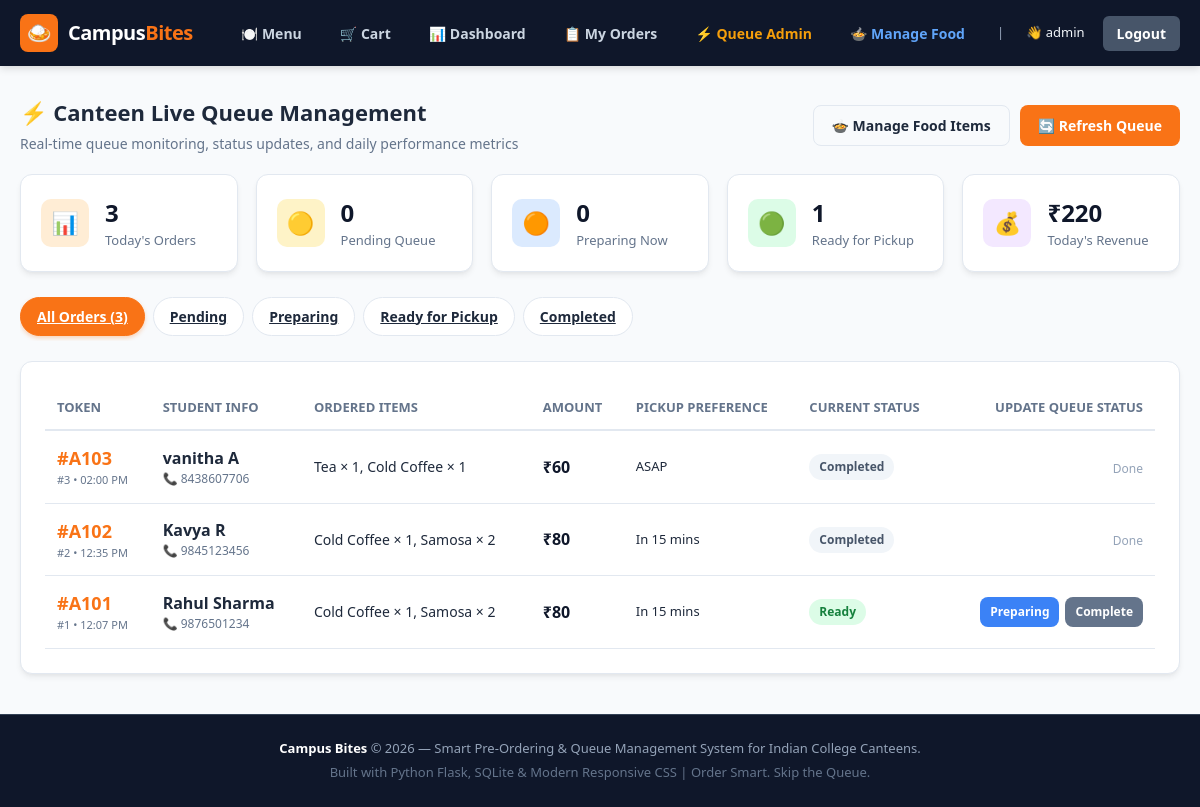
The page /admin (signed in) on the database its author committed.
### app.py (models this page shows)
class User(UserMixin, db.Model):
    __tablename__ = 'user'
    id = db.Column(db.Integer, primary_key=True)
    username = db.Column(db.String(100), unique=True, nullable=False)
    password = db.Column(db.String(255), nullable=False)
    full_name = db.Column(db.String(100), default='')
    phone = db.Column(db.String(20), default='')
    is_admin = db.Column(db.Boolean, default=False)
    created_at = db.Column(db.DateTime, default=datetime.now)
    orders = db.relationship('Order', backref='student', lazy=True)

class Order(db.Model):
    __tablename__ = 'order'
    id = db.Column(db.Integer, primary_key=True)
    user_id = db.Column(db.Integer, db.ForeignKey('user.id'), nullable=False)
    token_number = db.Column(db.String(20), unique=True, nullable=False)  # e.g. #A101
    student_name = db.Column(db.String(100), default='')
    student_phone = db.Column(db.String(20), default='')
    pickup_time = db.Column(db.String(50), default='ASAP')
    payment_method = db.Column(db.String(50), default='Pay at Canteen Counter')
    items_summary = db.Column(db.Text, nullable=False)
    total_price = db.Column(db.Float, nullable=False)
    status = db.Column(db.String(50), default='Pending')  # Pending, Preparing, Ready, Completed
    created_at = db.Column(db.DateTime, default=datetime.now)
    items = db.relationship('OrderItem', backref='order', lazy=True, cascade="all, delete-orphan")

### app.py (the view)
@app.route('/admin')
@login_required
def admin_dashboard():
    if not current_user.is_admin:
        flash('Access Denied: Canteen Admin privileges required.', 'danger')
        return redirect(url_for('menu'))
    status_filter = request.args.get('status', 'all')
    all_orders = Order.query.order_by(Order.id.desc()).all()
    if status_filter in ['Pending', 'Preparing', 'Ready', 'Completed']:
        filtered_orders = [o for o in all_orders if o.status == status_filter]
    else:
        filtered_orders = all_orders
    today_date = date.today()
    today_orders = [o for o in all_orders if o.created_at.date() == today_date]
    today_revenue = sum(o.total_price for o in today_orders)
    pending_orders = sum(1 for o in all_orders if o.status == 'Pending')
    preparing_orders = sum(1 for o in all_orders if o.status == 'Preparing')
    ready_orders = sum(1 for o in all_orders if o.status == 'Ready')
    stats = {
        'today_orders': len(today_orders) if today_orders else len(all_orders),
        'today_revenue': today_revenue if today_revenue else sum(o.total_price for o in all_orders),
        'pending_orders': pending_orders,
        'preparing_orders': preparing_orders,
        'ready_orders': ready_orders,
    }
    return render_template(
        'admin_dashboard.html',
        orders=all_orders,
        filtered_orders=filtered_orders,
        current_filter=status_filter,
        stats=stats
    )

### app.py (called while the page is built)
@login_manager.user_loader
def load_user(user_id):
    try:
        return db.session.get(User, int(user_id))
    except (ValueError, TypeError):
        return None

### templates/admin_dashboard.html (shortened to what this page needs)
{% extends "base.html" %}
{% block content %}
<div style="margin-top: 15px;">
    <div style="display: flex; justify-content: space-between; align-items: center; flex-wrap: wrap; gap: 15px; margin-bottom: 20px;">
        <div>
            <h2 class="section-heading" style="margin-bottom: 4px;">⚡ Canteen Live Queue Management</h2>
            <p style="color: var(--text-muted); font-size: 14px;">Real-time queue monitoring, status updates, and daily performance metrics</p>
        </div>
        <div style="display: flex; gap: 10px;">
            <a href="{{ url_for('manage_food') }}" class="btn btn-outline">🍲 Manage Food Items</a>
            <a href="{{ url_for('admin_dashboard') }}" class="btn">🔄 Refresh Queue</a>
        </div>
    </div>
    <div class="admin-metrics-grid">
        <div class="stat-card">
            <div class="stat-icon orange">📊</div>
            <div class="stat-info">
                <div class="stat-val">{{ stats.today_orders }}</div>
                <div class="stat-lbl">Today's Orders</div>
            </div>
        </div>
        <div class="stat-card">
            <div class="stat-icon amber">🟡</div>
            <div class="stat-info">
                <div class="stat-val">{{ stats.pending_orders }}</div>
                <div class="stat-lbl">Pending Queue</div>
            </div>
        </div>
        <div class="stat-card">
            <div class="stat-icon blue">🟠</div>
            <div class="stat-info">
                <div class="stat-val">{{ stats.preparing_orders }}</div>
                <div class="stat-lbl">Preparing Now</div>
            </div>
        </div>
        <div class="stat-card">
            <div class="stat-icon green">🟢</div>
            <div class="stat-info">
                <div class="stat-val">{{ stats.ready_orders }}</div>
                <div class="stat-lbl">Ready for Pickup</div>
            </div>
        </div>
        <div class="stat-card">
            <div class="stat-icon purple">💰</div>
            <div class="stat-info">
                <div class="stat-val">₹{{ "%.0f"|format(stats.today_revenue) }}</div>
                <div class="stat-lbl">Today's Revenue</div>
            </div>
        </div>
    </div>
    <div class="category-pills" style="margin-bottom: 20px;">
        <a href="{{ url_for('admin_dashboard', status='all') }}" class="pill-btn {% if current_filter == 'all' %}active{% endif %}">All Orders ({{ orders|length }})</a>
        <a href="{{ url_for('admin_dashboard', status='Pending') }}" class="pill-btn {% if current_filter == 'Pending' %}active{% endif %}">Pending</a>
        <a href="{{ url_for('admin_dashboard', status='Preparing') }}" class="pill-btn {% if current_filter == 'Preparing' %}active{% endif %}">Preparing</a>
        <a href="{{ url_for('admin_dashboard', status='Ready') }}" class="pill-btn {% if current_filter == 'Ready' %}active{% endif %}">Ready for Pickup</a>
        <a href="{{ url_for('admin_dashboard', status='Completed') }}" class="pill-btn {% if current_filter == 'Completed' %}active{% endif %}">Completed</a>
    </div>
    <div class="cart-table-card">
        {% if filtered_orders %}
        <table class="cart-table">
            <thead>
                <tr>
                    <th>Token</th>
                    <th>Student Info</th>
                    <th>Ordered Items</th>
                    <th>Amount</th>
                    <th>Pickup Preference</th>
                    <th>Current Status</th>
                    <th style="text-align: right;">Update Queue Status</th>
                </tr>
            </thead>
            <tbody>
                {% for o in filtered_orders %}
                <tr>
                    <td>
                        <strong style="font-size: 18px; color: var(--primary);">{{ o.token_number }}</strong>
                        <div style="font-size: 11px; color: var(--text-muted);">#{{ o.id }} • {{ o.created_at.strftime('%I:%M %p') }}</div>
                    </td>
                    <td>
                        <strong>{{ o.student_name or 'Student' }}</strong>
                        {% if o.student_phone %}
                            <div style="font-size: 12px; color: var(--text-muted);">📞 {{ o.student_phone }}</div>
                        {% endif %}
                    </td>
                    <td style="max-width: 280px; font-size: 14px;">{{ o.items_summary }}</td>
                    <td><strong style="color: var(--secondary);">₹{{ "%.0f"|format(o.total_price) }}</strong></td>
                    <td style="font-size: 13px;">{{ o.pickup_time }}</td>
                    <td><span class="badge badge-{{ o.status }}">{{ o.status }}</span></td>
                    <td style="text-align: right;">
                        <div style="display: inline-flex; gap: 6px;">
                            {% if o.status != 'Preparing' and o.status != 'Completed' %}
                                <a href="{{ url_for('update_status', order_id=o.id, status='Preparing') }}" class="btn" style="background:#3b82f6; font-size:12px; padding:6px 10px;" title="Mark as Preparing">Preparing</a>
                            {% endif %}
                            {% if o.status != 'Completed' %}
                                <a href="{{ url_for('update_status', order_id=o.id, status='Completed') }}" class="btn" style="background:#64748b; font-size:12px; padding:6px 10px;" title="Mark as Completed">Complete</a>
                            {% else %}
                                <span style="font-size: 12px; color: #94a3b8;">Done</span>
                            {% endif %}
                        </div>
                    </td>
                </tr>
                {% endfor %}
            </tbody>
        </table>
        {% else %}
        <div style="text-align: center; padding: 40px 20px; color: var(--text-muted);">
            <div style="font-size: 35px; margin-bottom: 8px;">📋</div>
            <h4>No orders in this status category</h4>
        </div>
        {% endif %}
    </div>
</div>
{% endblock %}

### templates/base.html (shortened to what this page needs)
<!DOCTYPE html>
<html lang="en">
<head>
    <link rel="stylesheet" href="{{ url_for('static', filename='css/style.css') }}">
</head>
<body>
    <nav class="navbar">
        <div class="container">
            <a href="{{ url_for('menu') }}" class="brand">
                <div class="logo-icon">🍛</div>
                <div>Campus<span>Bites</span></div>
            </a>
            <div class="nav-links">
                <a href="{{ url_for('menu') }}">🍽️ Menu</a>
                <a href="{{ url_for('cart') }}">
                    🛒 Cart
                </a>
                {% if current_user.is_authenticated %}
                    <a href="{{ url_for('dashboard') }}">📊 Dashboard</a>
                    <a href="{{ url_for('order_history') }}">📋 My Orders</a>
                    {% if current_user.is_admin %}
                        <a href="{{ url_for('admin_dashboard') }}" style="color: #f59e0b;">⚡ Queue Admin</a>
                        <a href="{{ url_for('manage_food') }}" style="color: #60a5fa;">🍲 Manage Food</a>
                    {% endif %}
                    <span style="color: #94a3b8; font-size: 13px; margin: 0 4px;">|</span>
                    <span style="color: #f1f5f9; font-size: 13px;">👋 {{ current_user.username }}</span>
                    <a href="{{ url_for('logout') }}" class="btn-nav" style="background:#475569;">Logout</a>
                {% else %}
                    <a href="{{ url_for('login') }}">Login</a>
                    <a href="{{ url_for('register') }}" class="btn-nav">Register</a>
                {% endif %}
            </div>
        </div>
    </nav>
    <main class="container" style="flex: 1; padding-bottom: 40px;">
        {% block content %}{% endblock %}
    </main>
    <footer>
        <div class="container">
            <p><strong>Campus Bites</strong> &copy; 2026 — Smart Pre-Ordering & Queue Management System for Indian College Canteens.</p>
            <p style="margin-top: 5px; color: #64748b;">Built with Python Flask, SQLite & Modern Responsive CSS | Order Smart. Skip the Queue.</p>
        </div>
    </footer>
</body>
</html>

### rows shown on the page
User: username "admin"
Order: token_number "#A103", id "3", created_at "02:00 PM", student_name "vanitha A", student_phone "8438607706", items_summary "Tea × 1, Cold Coffee × 1", total_price "60", pickup_time "ASAP", status "Completed", shows "Done"
Order: token_number "#A102", id "2", created_at "12:35 PM", student_name "Kavya R", student_phone "9845123456", items_summary "Cold Coffee × 1, Samosa × 2", total_price "80", pickup_time "In 15 mins", status "Completed", shows "Done"
Order: token_number "#A101", id "1", created_at "12:07 PM", student_name "Rahul Sharma", student_phone "9876501234", items_summary "Cold Coffee × 1, Samosa × 2", total_price "80", pickup_time "In 15 mins", status "Ready"

### other values the page prints
{{ stats.today_orders }} "3"
{{ stats.pending_orders }} "0"
{{ stats.preparing_orders }} "0"
{{ stats.ready_orders }} "1"
{{ "%.0f"|format(stats.today_revenue) }} "220"
{{ orders|length }} "3"
